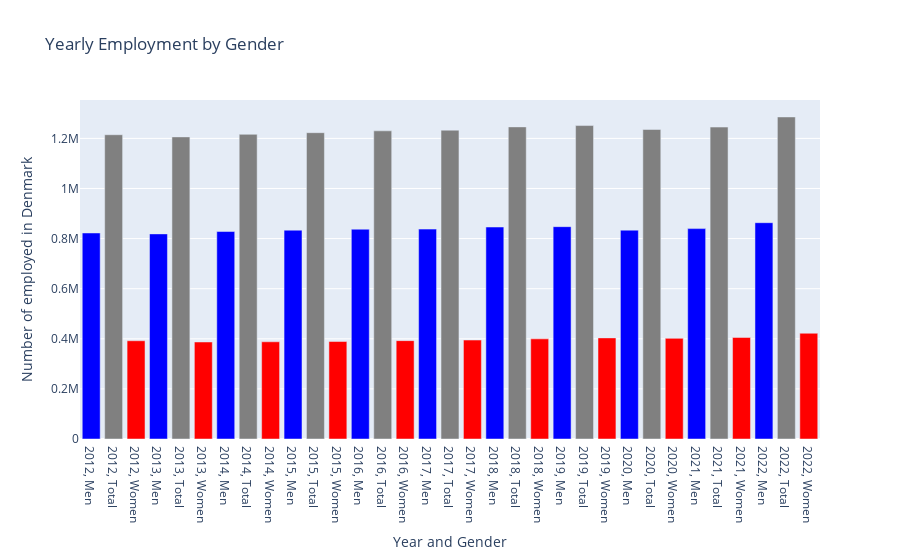

The code cell stored with this chart in its notebook:
### Code cell
import plotly.graph_objects as go

# Define a color scale mapping for Gender
gender_color_map = {'Men': 'blue', 'Women': 'red', 'Total': 'gray'}

# Assuming kas_new is your DataFrame with the required data
# Make sure kas_new contains 'Year', 'Employment', 'Gender', and 'Age' columns

# Group by 'Year', 'Gender', and 'Age', and sum up the 'Employment' values
yearly_employment = kas_new.groupby(['Year', 'Gender'])['Employment'].sum().reset_index()

# Create a string representation for the x-axis labels
x_labels = [f"{year}, {gender}" for year, gender in zip(yearly_employment['Year'], yearly_employment['Gender'])]

# Map Gender categories to colors using the color scale, with fallback for unexpected values
colors = [gender_color_map.get(gender, 'gray') for gender in yearly_employment['Gender']]

# Create a bar trace with additional features for Gender and Age
bar_trace = go.Bar(x=x_labels, 
                   y=yearly_employment['Employment'],
                   marker=dict(color=colors),  # Use the color scale
                   hoverinfo='x+y+text',  # Show Year, Gender, Employment on hover
                   )

# Create the layout
layout = go.Layout(
    title='Yearly Employment by Gender',
    xaxis=dict(title='Year and Gender'), 
    yaxis=dict(title='Number of employed in Denmark')
)

# Create the figure object
fig = go.Figure(data=[bar_trace], layout=layout)

# Show the plot
fig.show()

### Figure 1 — Plotly figure (JSON) as saved in the notebook; plotly's stock layout.template omitted (floating-point values rounded to 4 significant figures)
{"data": [{"hoverinfo": "x+y+text", "marker": {"color": ["blue", "gray", "red", "blue", "gray", "red", "blue", "gray", "red", "blue", "gray", "red", "blue", "gray", "red", "blue", "gray", "red", "blue", "gray", "red", "blue", "gray", "red", "blue", "gray", "red", "blue", "gray", "red", "blue", "gray", "red"]}, "type": "bar", "x": ["2012, Men", "2012, Total", "2012, Women", "2013, Men", "2013, Total", "2013, Women", "2014, Men", "2014, Total", "2014, Women", "2015, Men", "2015, Total", "2015, Women", "2016, Men", "2016, Total", "2016, Women", "2017, Men", "2017, Total", "2017, Women", "2018, Men", "2018, Total", "2018, Women", "2019, Men", "2019, Total", "2019, Women", "2020, Men", "2020, Total", "2020, Women", "2021, Men", "2021, Total", "2021, Women", "2022, Men", "2022, Total", "2022, Women"], "y": [822418, 1214564, 392146, 818759, 1206002, 387243, 828187, 1216201, 388018, 833653, 1222741, 389101, 837463, 1230098, 392634, 837803, 1232794, 394995, 846174, 1245899, 399721, 847547, 1251152, 403614, 833758, 1235509, 401759, 839834, 1245149, 405311, 863459, 1285540, 422086]}], "layout": {"title": {"text": "Yearly Employment by Gender"}, "xaxis": {"title": {"text": "Year and Gender"}}, "yaxis": {"title": {"text": "Number of employed in Denmark"}}}}
